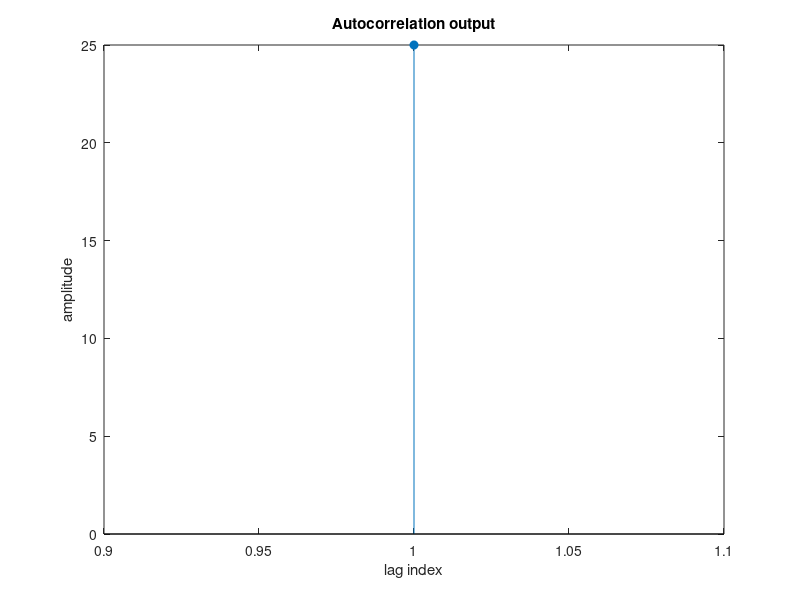

This chart was generated by the following MATLAB code:
 clc; clear all; close all;
 format compact;
 x=input ('Enter sequence x(n)=');
 Rxx= conv(x,fliplr(x));
 % y=xcorr(x,x);
 disp('rxx=');
 disp(Rxx);
 figure(1);
 stem(Rxx,'filled'); title('Autocorrelation output');
 xlabel('lag index'); ylabel('amplitude');
%verification of properties
 Energy=sum(x.^2)
 center_index=ceil(length(Rxx)/2)
 Rxx_0=Rxx(center_index)
if Rxx_0==Energy
 disp('Rxx(0) gives energy - proved');
else
 disp('Rxx(0) gives energy - not proved');
end
 Rxx_right=Rxx(center_index:1:length(Rxx))
 Rxx_left=Rxx(center_index:-1:1)
if Rxx_right == Rxx_left
 disp('Rxx is even');
else
 disp('Rxx is odd');
end